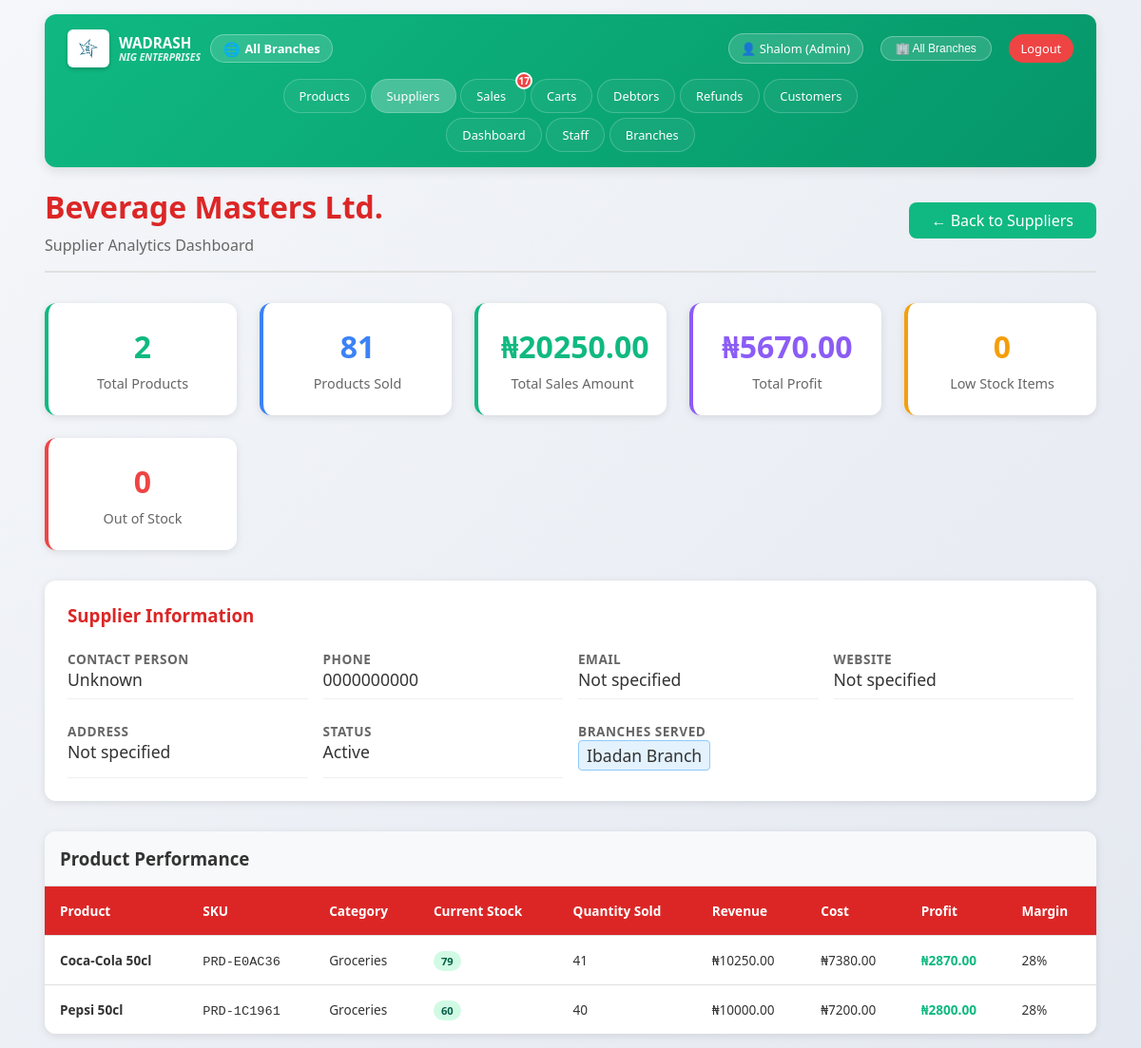
The app's page /suppliers/1/ (signed in), older data.
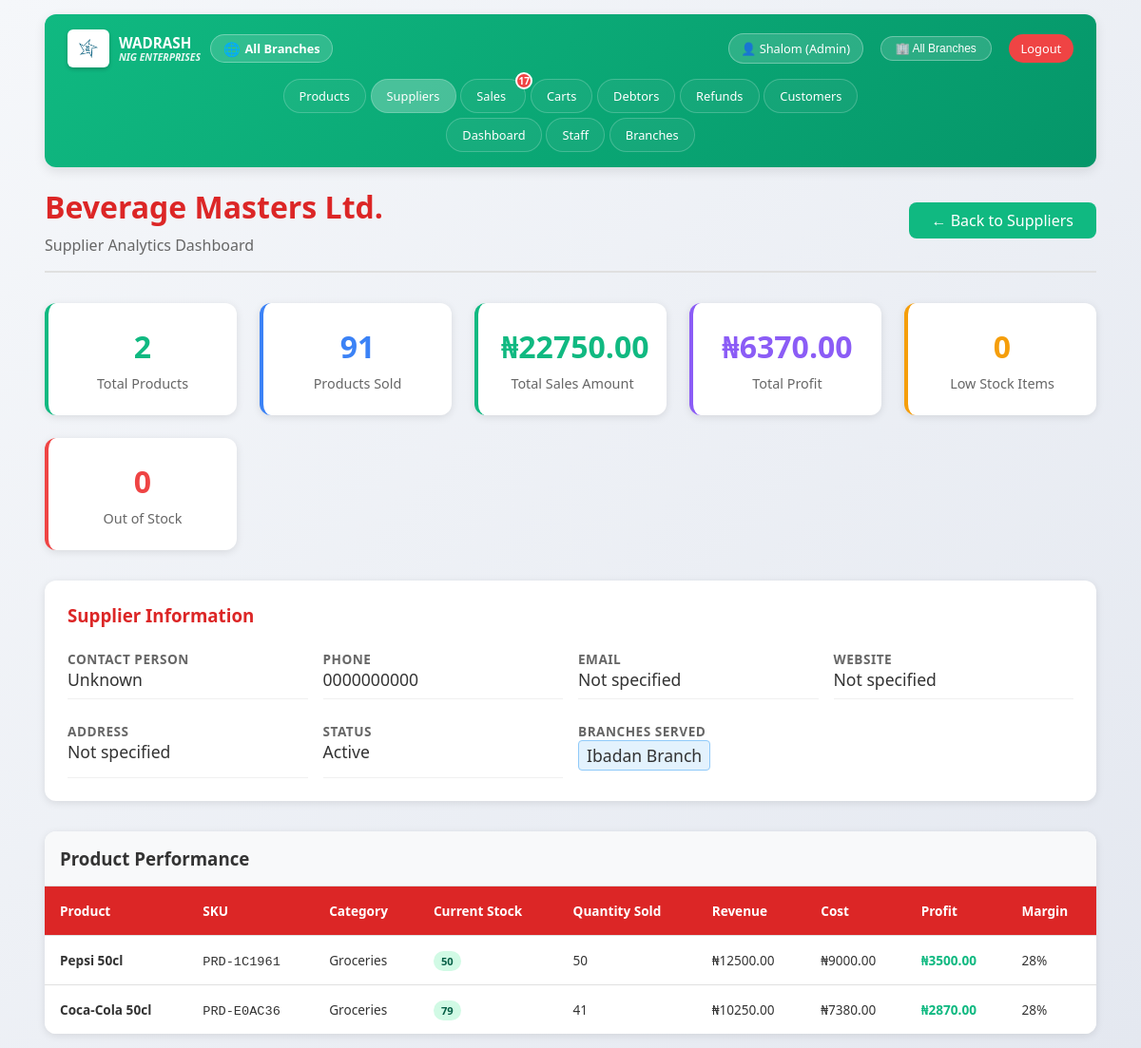
The same page, newer data.
### branches/models.py (models this page shows, shortened)
class Branch(models.Model):
    name = models.CharField(max_length=100, help_text="Branch name (e.g., Lagos Branch, Ibadan Branch)")
    code = models.CharField(max_length=20, unique=True, help_text="Branch code (e.g., LAG, IBA)")
    address = models.TextField(blank=True, null=True)
    phone = models.CharField(max_length=20, blank=True, null=True)
    email = models.EmailField(blank=True, null=True)
    manager = models.CharField(max_length=100, blank=True, null=True)
    is_active = models.BooleanField(default=True)
    created_at = models.DateTimeField(auto_now_add=True)
    updated_at = models.DateTimeField(auto_now=True)
    class Meta:
        db_table = 'branches'
        ordering = ['name']
        verbose_name = 'Branch'
        verbose_name_plural = 'Branches'

### products/models.py (models this page shows, shortened)
class Product(models.Model):
    name = models.CharField(max_length=200, default='Unnamed Product')
    sku = models.CharField(max_length=50, unique=True, editable=False, blank=True)
    category = models.ForeignKey(Category, on_delete=models.SET_NULL, null=True, blank=True)
    supplier = models.ForeignKey('suppliers.Supplier', on_delete=models.SET_NULL, null=True, blank=True)
    description = models.TextField(blank=True)
    price = models.DecimalField(max_digits=10, decimal_places=2, default=0.00)
    cost_price = models.DecimalField(max_digits=10, decimal_places=2, default=0.00)
    quantity = models.IntegerField(default=0)
    reorder_level = models.IntegerField(default=10)
    branch = models.ForeignKey('branches.Branch', on_delete=models.CASCADE, null=True, blank=True, related_name='products')
    expiry_date = models.DateField(null=True, blank=True, help_text="Product expiry date")
    manufacturing_date = models.DateField(null=True, blank=True, help_text="Date of manufacture")
    batch_number = models.CharField(max_length=50, blank=True, null=True, help_text="Batch/Lot number")
    location = models.CharField(max_length=100, blank=True, null=True, help_text="Shelf/Storage location")
    is_active = models.BooleanField(default=True)
    image = models.ImageField(upload_to='products/', blank=True, null=True)
    created_at = models.DateTimeField(auto_now_add=True)
    updated_at = models.DateTimeField(auto_now=True)
    class Meta:
        db_table = 'products'
        ordering = ['-created_at']
        indexes = [
            models.Index(fields=['expiry_date']),
            models.Index(fields=['supplier']),
            models.Index(fields=['name']),
        ]
    @property
    def is_low_stock(self):
        return self.quantity <= self.reorder_level

class Category(models.Model):
    name = models.CharField(max_length=100, unique=True)
    description = models.TextField(blank=True)
    created_at = models.DateTimeField(auto_now_add=True)
    class Meta:
        db_table = 'categories'
        verbose_name_plural = 'Categories'

### suppliers/views.py (the view)
# urls.py: path('<int:pk>/', views.supplier_detail, name='supplier_detail'),
@login_required
def supplier_detail(request, pk):
    supplier = get_object_or_404(Supplier, id=pk)
    products = supplier.product_set.all().select_related('category', 'branch')
    total_products = products.count()
    total_products_sold = supplier.total_products_sold
    total_sales_amount = supplier.total_sales_amount
    total_profit = supplier.total_profit
    product_analytics = []
    for product in products:
        sale_items = SaleItem.objects.filter(product=product)
        quantity_sold = sale_items.aggregate(total=Sum('quantity'))['total'] or 0
        revenue = sale_items.aggregate(total=Sum('total'))['total'] or Decimal('0.00')
        cost_of_goods = product.cost_price * Decimal(str(quantity_sold))
        profit = revenue - cost_of_goods
        product_analytics.append({
            'product': product,
            'quantity_sold': quantity_sold,
            'revenue': revenue,
            'cost': cost_of_goods,
            'profit': profit,
            'current_stock': product.quantity,
            'low_stock': product.is_low_stock,
        })
    product_analytics.sort(key=lambda x: x['revenue'], reverse=True)
    branches = Branch.objects.filter(
        products__supplier=supplier
    ).distinct()
    context = {
        'supplier': supplier,
        'products': products,
        'product_analytics': product_analytics,
        'total_products': total_products,
        'total_products_sold': total_products_sold,
        'total_sales_amount': total_sales_amount,
        'total_profit': total_profit,
        'branches': branches,
        'low_stock_count': supplier.low_stock_products.count(),
        'out_of_stock_count': supplier.out_of_stock_products.count(),
    }
    return render(request, 'suppliers/supplier_detail.html', context)

### inventoryApp/context_processors.py (called while the page is built)
def notifications(request):
    if request.user.is_authenticated:
        return {
            'unread_dashboard_count': UserNotification.get_unread_count(
                request.user, 'dashboard'
            ),
            'unread_debtors_count': UserNotification.get_unread_count(
                request.user, 'debtors'
            ),
            'unread_refunds_count': UserNotification.get_unread_count(
                request.user, 'refunds'
            ),
            'unread_sales_count': UserNotification.get_unread_count(
                request.user, 'sales'
            ),
            'total_unread_count': UserNotification.get_unread_count(request.user),
        }
    return {}

def session_timeout(request):
    return {
        'session_timeout': getattr(settings, 'AUTO_LOGOUT_DELAY', 30),
    }

def all_branches(request):
    if request.user.is_authenticated:
        branches = Branch.objects.filter(is_active=True).order_by('name')
        return {'all_branches': branches}
    return {}

### suppliers/models.py (called while the page is built)
    @property
    def low_stock_products(self):
        return self.product_set.filter(quantity__lte=F('reorder_level'))

### suppliers/templates/suppliers/supplier_detail.html (shortened to what the changed rows need)
{% extends 'base.html' %}
{% load static %}
{% block content %}
<div class="supplier-detail-container">
    <div class="header-section">
        <div>
            <h1>{{ supplier.name }}</h1>
        </div>
    </div>
    <div class="stats-grid">
        <div class="stat-card sold">
            <div class="stat-value">{{ total_products_sold }}</div>
            <div class="stat-label">Products Sold</div>
        </div>
        <div class="stat-card">
            <div class="stat-value">₦{{ total_sales_amount|floatformat:2 }}</div>
            <div class="stat-label">Total Sales Amount</div>
        </div>
        <div class="stat-card profit">
            <div class="stat-value">₦{{ total_profit|floatformat:2 }}</div>
            <div class="stat-label">Total Profit</div>
        </div>
    </div>
    <div class="supplier-info">
        <div class="info-grid">
            <div class="info-item">
                <span>
                    {% for branch in branches %}
                    <span class="branch-badge">{{ branch.name }}</span>
                    {% empty %}
                    <span>No branches</span>
                    {% endfor %}
                </span>
            </div>
        </div>
    </div>
    <div class="product-table-container">
        <div style="overflow-x: auto;">
            <table class="product-table">
                <thead>
                    <tr>
                        <th>Product</th>
                        <th>SKU</th>
                        <th>Category</th>
                        <th>Current Stock</th>
                        <th>Quantity Sold</th>
                        <th>Revenue</th>
                        <th>Cost</th>
                        <th>Profit</th>
                        <th>Margin</th>
                    </tr>
                </thead>
                <tbody>
                    {% for item in product_analytics %}
                    <tr>
                        <td><strong>{{ item.product.name }}</strong></td>
                        <td><code>{{ item.product.sku }}</code></td>
                        <td>{{ item.product.category.name|default:"N/A" }}</td>
                        <td>
                            {% if item.current_stock <= 0 %}
                                <span class="badge badge-danger">{{ item.current_stock }}</span>
                            {% elif item.low_stock %}
                                <span class="badge badge-warning">{{ item.current_stock }}</span>
                            {% else %}
                                <span class="badge badge-success">{{ item.current_stock }}</span>
                            {% endif %}
                        </td>
                        <td>{{ item.quantity_sold }}</td>
                        <td>₦{{ item.revenue|floatformat:2 }}</td>
                        <td>₦{{ item.cost|floatformat:2 }}</td>
                        <td class="{% if item.profit >= 0 %}profit-positive{% else %}profit-negative{% endif %}">
                            ₦{{ item.profit|floatformat:2 }}
                        </td>
                        <td>
                            {% if item.revenue > 0 %}
                                {% widthratio item.profit item.revenue 100 %}%
                            {% else %}
                                0%
                            {% endif %}
                        </td>
                    </tr>
                    {% empty %}
                    <tr>
                        <td colspan="9" style="text-align: center; padding: 2rem;">
                            <p style="color: #666;">No products found for this supplier.</p>
                        </td>
                    </tr>
                    {% endfor %}
                </tbody>
            </table>
        </div>
    </div>
</div>
{% endblock %}

Row changes from the older to the newer data that the page shows:
changed Product "Pepsi 50cl": current_stock "60" → "50"; quantity_sold "40" → "50"; revenue "10000.00" → "12500.00"; cost "7200.00" → "9000.00"; profit "2800.00" → "3500.00"; moves up the list
Text that changed along with them:
{{ total_products_sold }}: "81" → "91"
{{ total_sales_amount|floatformat:2 }}: "20250.00" → "22750.00"
{{ total_profit|floatformat:2 }}: "5670.00" → "6370.00"
